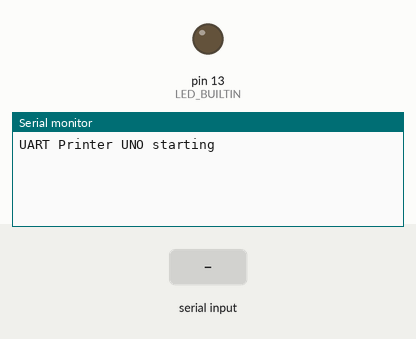
Simulated run of this sketch. Board: Arduino Uno, built with avr-gcc and run on an emulated ATmega328P. Parts: output pins drawn as LEDs (lit = HIGH), the last lines printed to the serial monitor. Inputs (shaded band) come from the test bench.

Above: at 1.4 s.
1.5 s: "1\n" received over Serial
At 1.8 s:
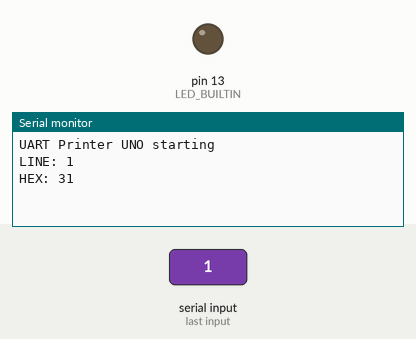
3.0 s: byte 10 ('\n') received over Serial
At 4.2 s:
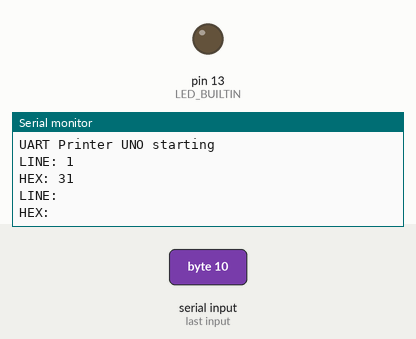

Measured:
- after the input at 1.5 s, the serial monitor: prints a new line at once (image 1)
- after the input at 3.0 s, the serial monitor: prints a new line at once (image 2)

The sketch:

UART_Printer_UNO.ino
```cpp
/*
  UART_Printer_UNO.ino
  Reads bytes from hardware Serial and prints ASCII and HEX with a simple checksum and error checks.
  Connect the micro TX -> UNO RX (pin 0), micro RX -> UNO TX (pin 1) if needed.
*/

const unsigned long BAUD = 115200;
unsigned long lastRx = 0;
const int BUF_LEN = 128;
char rxBuf[BUF_LEN];
int rxPos = 0;

void setup() {
  Serial.begin(BAUD);
  pinMode(LED_BUILTIN, OUTPUT);
  delay(200);
  while (Serial.available()) Serial.read();  // flush any bytes that arrived during boot
  Serial.println();
  Serial.println("UART Printer UNO starting");
}

void loop() {
  while (Serial.available()) {
    int v = Serial.read();
    lastRx = millis();
    if (v < 0) continue;

    // store byte in buffer (avoid overflow)
    if (rxPos < BUF_LEN - 1) rxBuf[rxPos++] = (char)v;

    // when we receive a newline, print the accumulated line and a hex dump
    if (v == '\n') {
      rxBuf[rxPos] = '\0';

      // trim trailing CR/LF
      int len = rxPos;
      while (len > 0 && (rxBuf[len-1] == '\r' || rxBuf[len-1] == '\n')) rxBuf[--len] = '\0';

      Serial.print("LINE: ");
      Serial.println(rxBuf);

      Serial.print("HEX: ");
      for (int i = 0; i < len; ++i) {
        uint8_t b = (uint8_t)rxBuf[i];
        if (b < 16) Serial.print('0');
        Serial.print(b, HEX);
        Serial.print(' ');
      }
      Serial.println();

      rxPos = 0;
    }
  }
}
```
